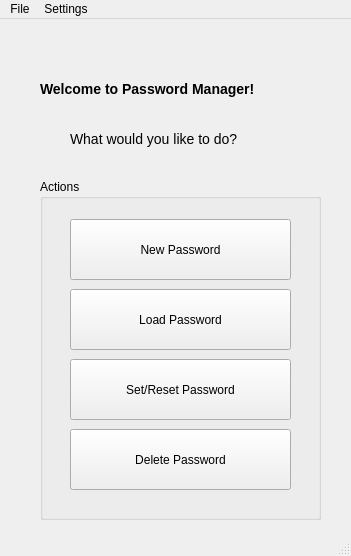
<?xml version="1.0" encoding="UTF-8"?>
<ui version="4.0">
 <class>PwMan</class>
 <widget class="QMainWindow" name="PwMan">
  <property name="geometry">
   <rect>
    <x>0</x>
    <y>0</y>
    <width>351</width>
    <height>556</height>
   </rect>
  </property>
  <property name="windowTitle">
   <string>Password Manager</string>
  </property>
  <widget class="QWidget" name="centralwidget">
   <widget class="QGroupBox" name="actions">
    <property name="geometry">
     <rect>
      <x>40</x>
      <y>160</y>
      <width>281</width>
      <height>341</height>
     </rect>
    </property>
    <property name="title">
     <string>Actions</string>
    </property>
    <widget class="QPushButton" name="setPassword">
     <property name="geometry">
      <rect>
       <x>30</x>
       <y>180</y>
       <width>221</width>
       <height>61</height>
      </rect>
     </property>
     <property name="text">
      <string>Set/Reset Password</string>
     </property>
    </widget>
    <widget class="QPushButton" name="loadPassword">
     <property name="geometry">
      <rect>
       <x>30</x>
       <y>110</y>
       <width>221</width>
       <height>61</height>
      </rect>
     </property>
     <property name="text">
      <string>Load Password</string>
     </property>
    </widget>
    <widget class="QPushButton" name="newPassword">
     <property name="geometry">
      <rect>
       <x>30</x>
       <y>40</y>
       <width>221</width>
       <height>61</height>
      </rect>
     </property>
     <property name="text">
      <string>New Password</string>
     </property>
    </widget>
    <widget class="QPushButton" name="deletePassword">
     <property name="geometry">
      <rect>
       <x>30</x>
       <y>250</y>
       <width>221</width>
       <height>61</height>
      </rect>
     </property>
     <property name="text">
      <string>Delete Password</string>
     </property>
    </widget>
   </widget>
   <widget class="QLabel" name="label">
    <property name="geometry">
     <rect>
      <x>40</x>
      <y>30</y>
      <width>281</width>
      <height>81</height>
     </rect>
    </property>
    <property name="text">
     <string>&lt;h3&gt;Welcome to Password Manager!&lt;/h3&gt;</string>
    </property>
   </widget>
   <widget class="QLabel" name="label_2">
    <property name="geometry">
     <rect>
      <x>70</x>
      <y>100</y>
      <width>221</width>
      <height>41</height>
     </rect>
    </property>
    <property name="text">
     <string>&lt;html&gt;&lt;head/&gt;&lt;body&gt;&lt;p style=&quot; margin-top:14px; margin-bottom:12px; margin-left:0px; margin-right:0px; -qt-block-indent:0; text-indent:0px;&quot;&gt;&lt;span style=&quot; font-size:large;&quot;&gt;What would you like to do?&lt;/span&gt;&lt;/p&gt;&lt;/body&gt;&lt;/html&gt;</string>
    </property>
   </widget>
  </widget>
  <widget class="QMenuBar" name="menubar">
   <property name="geometry">
    <rect>
     <x>0</x>
     <y>0</y>
     <width>351</width>
     <height>26</height>
    </rect>
   </property>
   <widget class="QMenu" name="menuFile">
    <property name="title">
     <string>File</string>
    </property>
    <addaction name="actionTransferData"/>
    <addaction name="actionChangeKeys"/>
   </widget>
   <widget class="QMenu" name="menuSettings">
    <property name="title">
     <string>Settings</string>
    </property>
    <widget class="QMenu" name="menuPIN_Protection">
     <property name="title">
      <string>PIN Protection</string>
     </property>
     <addaction name="actionPinChange"/>
     <addaction name="actionDelete_PIN"/>
    </widget>
    <addaction name="actionDarkMode"/>
    <addaction name="menuPIN_Protection"/>
   </widget>
   <addaction name="menuFile"/>
   <addaction name="menuSettings"/>
  </widget>
  <widget class="QStatusBar" name="statusbar"/>
  <action name="actionDarkMode">
   <property name="text">
    <string>Dark Mode On/Off</string>
   </property>
   <property name="toolTip">
    <string>Turn Dark Mode On or Off (Applies on reload)</string>
   </property>
  </action>
  <action name="actionPinChange">
   <property name="text">
    <string>Add/Change PIN</string>
   </property>
   <property name="toolTip">
    <string>Set a PIN number or password to protect the app (recommended)</string>
   </property>
  </action>
  <action name="actionChangeKeys">
   <property name="text">
    <string>Change Encryption Keys</string>
   </property>
   <property name="toolTip">
    <string>Change the RSA encryption keys (Only do this when your data has been compromised)</string>
   </property>
  </action>
  <action name="actionTransferData">
   <property name="text">
    <string>Transfer data</string>
   </property>
   <property name="toolTip">
    <string>Transfer data to another device (do NOT do this with any device you do not trust)</string>
   </property>
  </action>
  <action name="actionDelete_PIN">
   <property name="text">
    <string>Delete PIN</string>
   </property>
  </action>
 </widget>
 <resources/>
 <connections/>
</ui>
